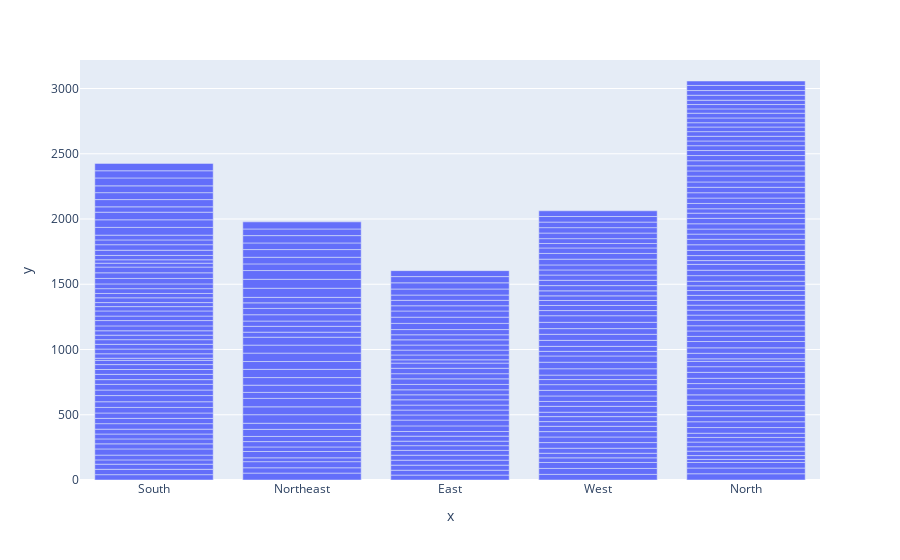

Notebook source saved alongside this figure:
### Code cell
plt.figure(figsize=(16,20))
px.bar(y=data[' Estimated Labour Participation Rate (%)'] , x = data['Region.1'])

### Figure 1 — Plotly figure (JSON) as saved in the notebook; plotly's stock layout.template omitted (floating-point values rounded to 4 significant figures; data arrays with more than 128 entries replaced by an {"elided": "..."} marker saying what was removed)
{"data": [{"alignmentgroup": "True", "hovertemplate": "x=%{x}<br>y=%{y}<extra></extra>", "legendgroup": "", "marker": {"color": "#636efa", "pattern": {"shape": ""}}, "name": "", "offsetgroup": "", "orientation": "v", "showlegend": false, "textposition": "auto", "type": "bar", "x": {"elided": "267 str values"}, "xaxis": "x", "y": {"elided": "267 float values"}, "yaxis": "y"}], "layout": {"barmode": "relative", "legend": {"tracegroupgap": 0}, "margin": {"t": 60}, "xaxis": {"anchor": "y", "domain": [0, 1], "title": {"text": "x"}}, "yaxis": {"anchor": "x", "domain": [0, 1], "title": {"text": "y"}}}}
